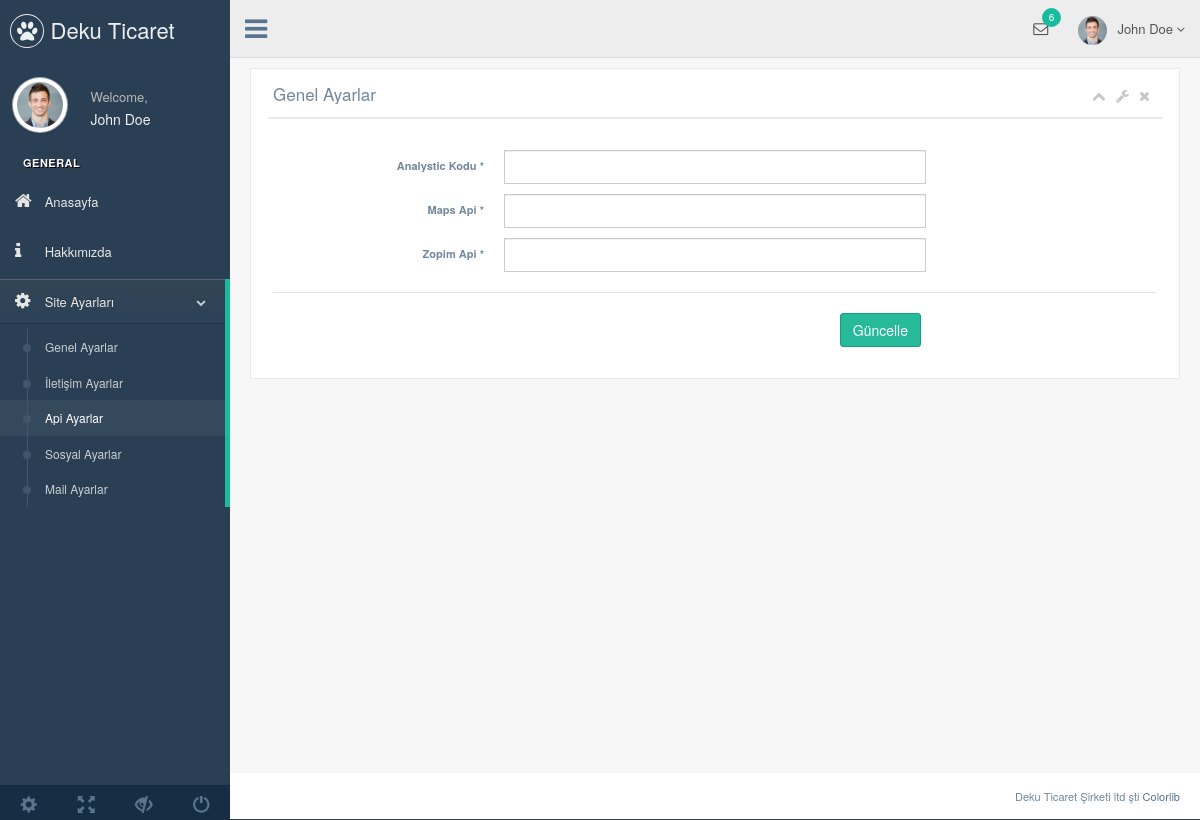
The app's page /admin/production/api-ayar.php, older data.
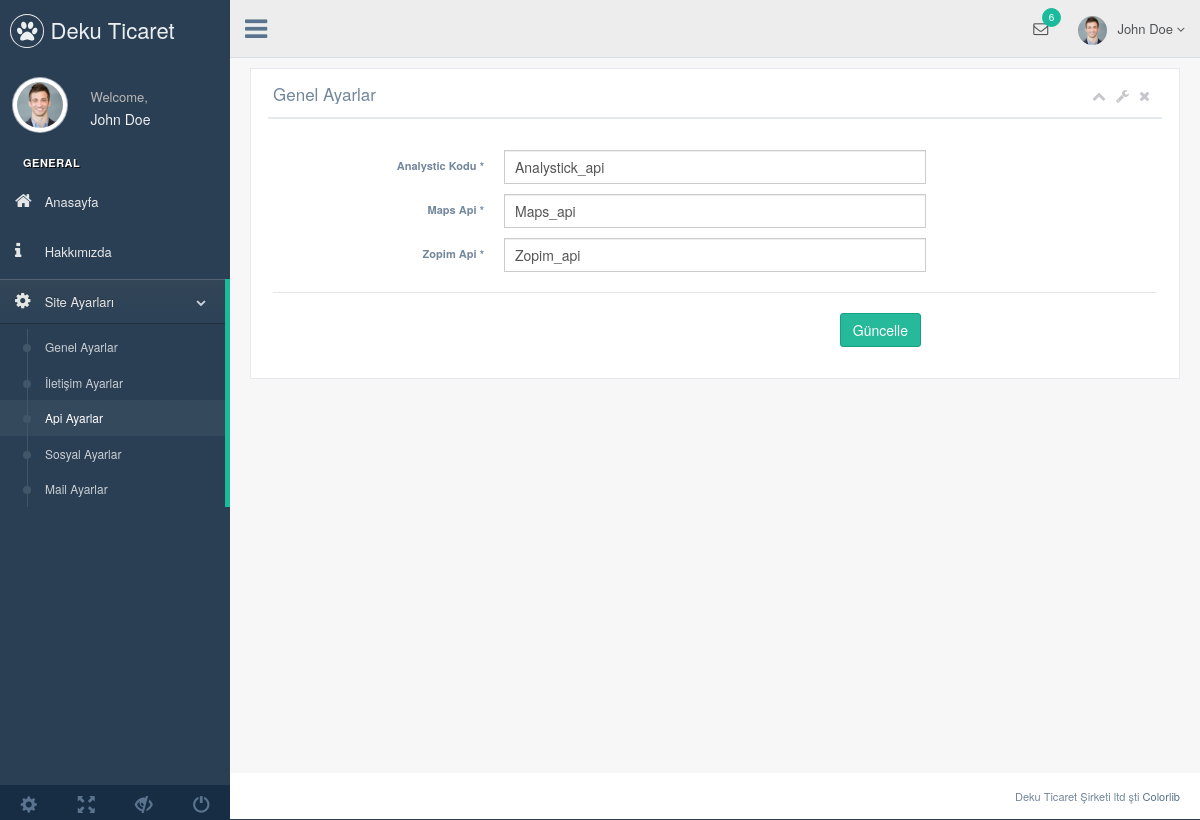
The same page, newer data.
### tables this page shows
CREATE TABLE `ayar` (
  `ayar_id` int(11) NOT NULL,
  `ayar_logo` varchar(250) NOT NULL,
  `ayar_title` varchar(50) NOT NULL,
  `ayar_description` varchar(50) NOT NULL,
  `ayar_keywords` varchar(50) NOT NULL,
  `ayar_author` varchar(50) NOT NULL,
  `ayar_tel` varchar(50) NOT NULL,
  `ayar_gsm` varchar(50) NOT NULL,
  `ayar_faks` varchar(50) NOT NULL,
  `ayar_mail` varchar(50) NOT NULL,
  `ayar_ilce` varchar(50) NOT NULL,
  `ayar_il` varchar(50) NOT NULL,
  `ayar_adress` varchar(250) NOT NULL,
  `ayar_mesai` varchar(250) NOT NULL,
  `ayar_maps` varchar(250) NOT NULL,
  `ayar_analystic` varchar(50) NOT NULL,
  `ayar_zopim` varchar(250) NOT NULL,
  `ayar_facebook` varchar(50) NOT NULL,
  `ayar_twitter` varchar(50) NOT NULL,
  `ayar_google` varchar(50) NOT NULL,
  `ayar_youtube` varchar(50) NOT NULL,
  `ayar_smtphost` varchar(50) NOT NULL,
  `ayar_smtpuser` varchar(50) NOT NULL,
  `ayar_smtppassword` varchar(50) NOT NULL,
  `ayar_smtpport` varchar(50) NOT NULL,
  `ayar_bakim` enum('0','1') NOT NULL DEFAULT '1'
);

### admin/production/api-ayar.php (the view, shortened to what this page needs)
<?php
require_once 'header.php';
?>
<div class="right_col" role="main">
  <div class="">
    <div class="row">
      <div class="col-md-12 col-sm-12 col-xs-12">
        <div class="x_panel">
          <div class="x_title">
            <h2>Genel Ayarlar
              <small>
            </h2>
            <ul class="nav navbar-right panel_toolbox">
              <li><a class="collapse-link"><i class="fa fa-chevron-up"></i></a>
              </li>
              <li class="dropdown">
                <a href="#" class="dropdown-toggle" data-toggle="dropdown" role="button" aria-expanded="false"><i class="fa fa-wrench"></i></a>
              </li>
              <li><a class="close-link"><i class="fa fa-close"></i></a>
              </li>
            </ul>
            <div class="clearfix"></div>
          </div>
          <div class="x_content">
            <br />
            <form action="../nesting/islem.php" method="POST" id="demo-form2" data-parsley-validate class="form-horizontal form-label-left">
              <div class="form-group">
                <label class="control-label col-md-3 col-sm-3 col-xs-12" for="first-name">Analystic Kodu <span class="required">*</span>
                </label>
                <div class="col-md-6 col-sm-6 col-xs-12">
                  <input value="<?php echo $ayarcek['ayar_analystic'] ?>" name="ayar_analystic" type="text" id="first-name" required="required" class="form-control col-md-7 col-xs-12">
                </div>
              </div>
              <div class="form-group">
                <label class="control-label col-md-3 col-sm-3 col-xs-12" for="first-name">Maps Api <span class="required">*</span>
                </label>
                <div class="col-md-6 col-sm-6 col-xs-12">
                  <input value="<?php echo $ayarcek['ayar_maps'] ?>" name="ayar_maps" type="text" id="first-name" required="required" class="form-control col-md-7 col-xs-12">
                </div>
              </div>
              <div class="form-group">
                <label class="control-label col-md-3 col-sm-3 col-xs-12" for="first-name">Zopim Api <span class="required">*</span>
                </label>
                <div class="col-md-6 col-sm-6 col-xs-12">
                  <input value="<?php echo $ayarcek['ayar_zopim'] ?>" name="ayar_zopim" type="text" id="first-name" required="required" class="form-control col-md-7 col-xs-12">
                </div>
              </div>
              <div class="ln_solid"></div>
              <div class="form-group">
                <div class="col-md-6 col-sm-6 col-xs-12 col-md-offset-3 text-right">
                  <button type="submit" name="apiayarkaydet" class="btn btn-success">Güncelle</button>
                </div>
              </div>
            </form>
          </div>
        </div>
      </div>
    </div>
  </div>
</div>
<?php
require_once 'footer.php';
?>

Row changes from the older to the newer data that the page shows:
now on this page (row edited): ayar: ayar_analystic "Analystick_api", ayar_maps "Maps_api", ayar_zopim "Zopim_api"
